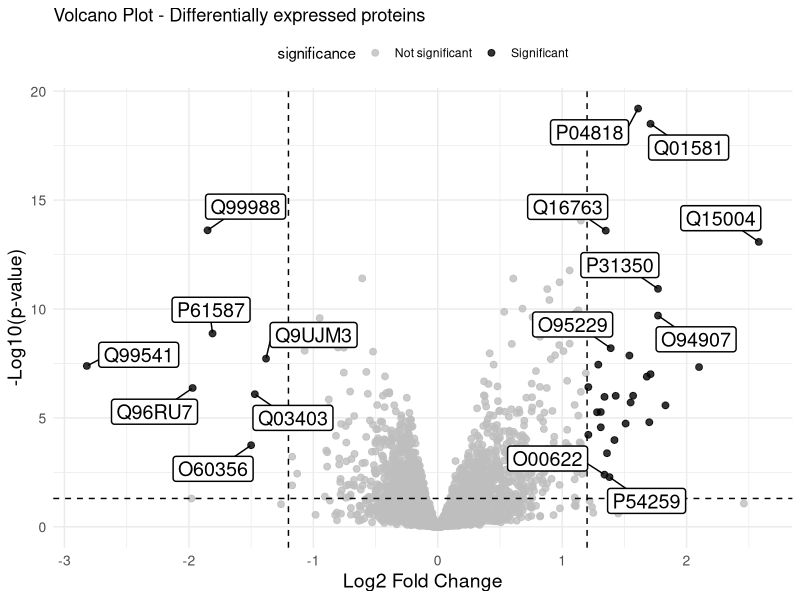

The R script that drew this image:
# Load the necessary libraries
library(ggplot2)
library(dplyr)
library(ggrepel)

# Upload data
report.pg_matrix <- read.csv("DE_results_DMSOvsCAP.csv", sep = ";", header = TRUE, dec = ".", check.names = FALSE)
experiment_annotation <- read.csv("Experiment_annotation_R_DMSOvsCAP.csv", sep = ";", header = TRUE, dec = ".", check.names = FALSE)

# Filtering and processing relevant data
data_volcano <- report.pg_matrix %>%
  select(Protein_ID, log2_FC, p_val) %>%
  filter(!is.na(log2_FC) & !is.na(p_val)) %>% # Remove NA
  mutate(
    log_p_value = -log10(p_val),
    significance = ifelse(p_val < 0.05 & abs(log2_FC) > 1.2, "Significant", "Not significant")
  )

# Create Volcano Plot
png("VolcanoPlot.png", width = 2000, height = 3000, res = 300)  # Export with good resolution
ggplot(data_volcano, aes(x = log2_FC, y = log_p_value)) +
  
  # Change colour of dots according to significance
  geom_point(aes(color = significance), size = 2, alpha = 0.8) +
  
  # Define custom colours
  scale_color_manual(values = c("Significant" = "black", "Not significant" = "grey")) +
  
  # Cutting lines
  geom_vline(xintercept = c(-1.2, 1.2), linetype = "dashed", color = "black") +  
  geom_hline(yintercept = -log10(0.05), linetype = "dashed", color = "black") +  
  
  # Add labels for the most significant proteins
  geom_label_repel(
    data = subset(data_volcano, p_val < 0.05 & abs(log2_FC) > 1.2),  # Significant protein only
    aes(label = Protein_ID),
    size = 5, 
    fill = "white",        # White background
    color = "black",       # Black text 
    label.size = 0.5,      # Rectangle border thickness
    box.padding = 0.5,     # Spacing around text
    max.overlaps = 10      # Avoid excessive overlaps
  ) +
  
  # Customisation of the graphic
  labs(title = "Volcano Plot - Differentially expressed proteins",
       x = "Log2 Fold Change", y = "-Log10(p-value)") +
  
  theme_minimal() +   # Apply theme_minimal
  theme(
    legend.position = "top",
    axis.title.x = element_text(size = 14),  # X-axis title size
    axis.title.y = element_text(size = 14),  # Y-axis title size
    axis.text.x = element_text(size = 10),   # X-axis label size
    axis.text.y = element_text(size = 10)    # Y-axis label size
  )

dev.off()
